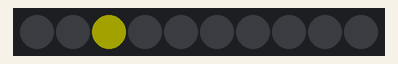
A sketch run on a simulated Arduino Uno, built with avr-gcc and run on an emulated ATmega328P. On the bench: 10 RGB LEDs in strip order, left to right. Dim RGB values are drawn brighter than linear.

Above: at 0.16 s.
At 0.92 s:
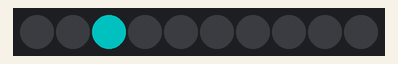

Measured:
- by itself, everything shown: repeats every 1.0 s, in 20 steps

The sketch:

LEDStrip_BlinkDash.ino
```cpp
#include <Adafruit_NeoPixel.h>
int LEDPIN = 13;
int NUMPIXELS = 10;
int delayVal = 50;

Adafruit_NeoPixel pixels = Adafruit_NeoPixel(NUMPIXELS, LEDPIN, NEO_GRB + NEO_KHZ800);
void setup() {
  // put your setup code here, to run once:
  pixels.begin();
  Serial.begin(9600);


}
void loop() {
  // put your main code here, to run repeatedly:
  pixels.fill(0, 0, 10);
  for (int i = 0; i < 10; i++) {
    if(i > 0) pixels.fill(0,i-1,1);
    pixels.fill(0x222200,i, 1);
    delay(delayVal);
    pixels.show();
  }
  for (int i = 9; i >= 0; i--) {
    if(i < 9) pixels.fill(0,i+1,1);
    pixels.fill(0x005555,i, 1);
    delay(delayVal);
    pixels.show();
  }

}
```
